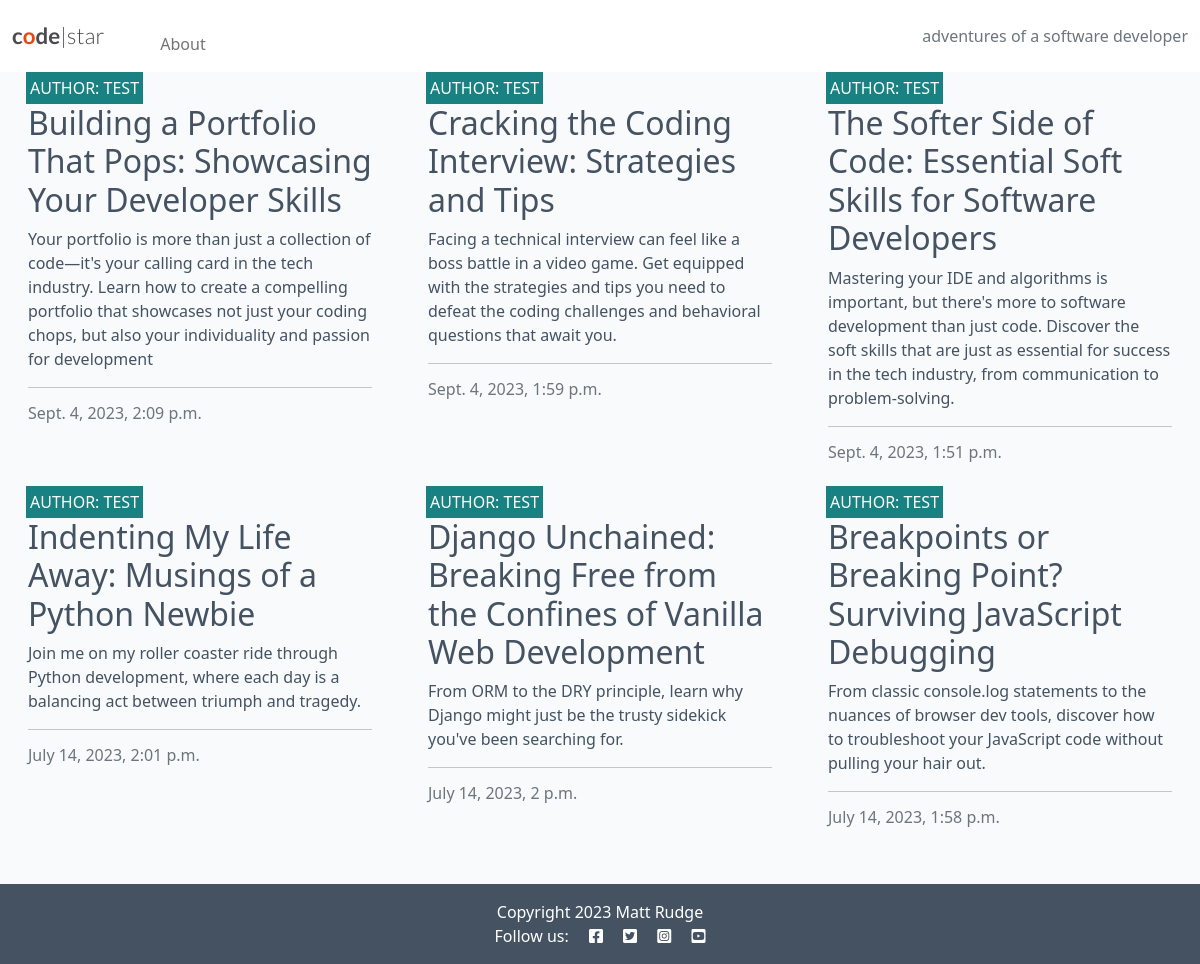
/?page=3, run on the app's committed database.
### blog/models.py (models this page shows, shortened)
class Post(models.Model):
    title = models.CharField(max_length=200, unique=True)
    slug = models.SlugField(max_length=200, unique=True)
    author = models.ForeignKey(
        User,
        on_delete=models.CASCADE,
        related_name="blog_posts"
    )
    content = models.TextField()
    created_on = models.DateTimeField(auto_now_add=True)
    status = models.IntegerField(choices=STATUS, default=0)
    excerpt = models.TextField(blank=True)
    updated_on = models.DateTimeField(auto_now=True)
    class Meta:
        ordering = ["-created_on"]

### blog/views.py (the view)
# urls.py: path('', views.PostList.as_view(), name='home'),
class PostList(generic.ListView):
    queryset = Post.objects.filter(status=1)
    template_name = "blog/index.html"
    paginate_by = 6

### blog/templates/blog/index.html (shortened to what this page needs)
{% extends "base.html" %}
{% block content %}
<div class="container-fluid">
    <div class="row">
        <div class="col-12 mt-3 left">
            <div class="row">
                {% for post in post_list %}
                <div class="col-md-4">
                    <div class="card mb-4">
                        <div class="card-body">
                            <div class="image-container">
                                <div class="image-flash">
                                    <p class="author">Author: {{ post.author }}</p>
                                </div>
                            </div>
                            <a href="{% url 'post_detail' post.slug %}" class="post-link">
                                <h2 class="card-title">{{ post.title }}</h2>
                                <p class="card-text">{{ post.excerpt }}</p>
                            </a>
                            <hr />
                            <p class="card-text text-muted h6">{{ post.created_on}}
                            </p>
                        </div>
                    </div>
                </div>
                {% if forloop.counter|divisibleby:3 %}
            </div>
            <div class="row">
                {% endif %}
                {% endfor %}
            </div>
        </div>
    </div>
</div>
{% endblock %}
{% block copyright %}
    Copyright 2023 Matt Rudge
{% endblock %}

### static/css/style.css (style rules this page uses)
body { background-color: #F9FAFC; }
.main-bg { background-color: #F9FAFC; }
.card { border: none; background-color: transparent; }
.image-container { position: relative; }
.image-flash { position: absolute; bottom: 5%; min-width: 30%; left: -2px; background-color: #188181; }
.author { color: white; margin: 4px; text-transform: uppercase; }
.post-link { text-decoration: none; color: #445261; }

### data on the page
Post: author "TEST", title "Building a Portfolio That Pops: Showcasing Your Developer Skills", excerpt "Your portfolio is more than just a collection of code—it's your calling card in the tech industry. Learn how to create a compelling portfolio that showcases not just your coding chops, but also your individuality and passion for development", created_on "Sept. 4, 2023, 2:09 p.m."
Post: author "TEST", title "Cracking the Coding Interview: Strategies and Tips", excerpt "Facing a technical interview can feel like a boss battle in a video game. Get equipped with the strategies and tips you need to defeat the coding challenges and behavioral questions that await you.", created_on "Sept. 4, 2023, 1:59 p.m."
Post: author "TEST", title "The Softer Side of Code: Essential Soft Skills for Software Developers", excerpt "Mastering your IDE and algorithms is important, but there's more to software development than just code. Discover the soft skills that are just as essential for success in the tech industry, from communication to problem-solving.", created_on "Sept. 4, 2023, 1:51 p.m."
Post: author "TEST", title "Indenting My Life Away: Musings of a Python Newbie", excerpt "Join me on my roller coaster ride through Python development, where each day is a balancing act between triumph and tragedy.", created_on "July 14, 2023, 2:01 p.m."
Post: author "TEST", title "Django Unchained: Breaking Free from the Confines of Vanilla Web Development", excerpt "From ORM to the DRY principle, learn why Django might just be the trusty sidekick you've been searching for.", created_on "July 14, 2023, 2 p.m."
Post: author "TEST", title "Breakpoints or Breaking Point? Surviving JavaScript Debugging", excerpt "From classic console.log statements to the nuances of browser dev tools, discover how to troubleshoot your JavaScript code without pulling your hair out.", created_on "July 14, 2023, 1:58 p.m."
